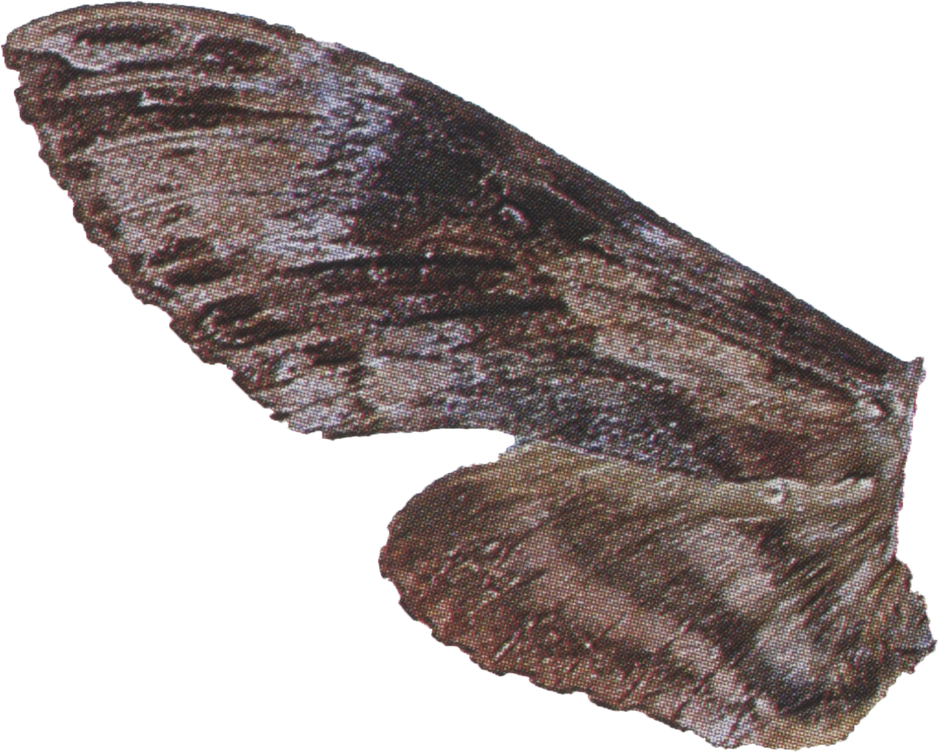
#> input picture files/2a_fasciatus_left_wing.png, 938 x 752 px, shrunk from 1305 x 1047 before the run
$ jupyter execute Untitled3.ipynb
#> lines starting #> are read from the running program, lines starting #| are printed output that depends on the picture; after the words box and inside, x2 and y2 are one past the last pixel; in counts of white or black regions, pixels touching at a corner belong together
[cell 1]
import cv2
import numpy as np

filename = 'files/2a_fasciatus_left_wing.png'
img = cv2.imread(filename)
#> img is the input picture: shape (752, 938, 3); mean B, G, R 165.5, 167, 176
gray = cv2.cvtColor(img,cv2.COLOR_BGR2GRAY)
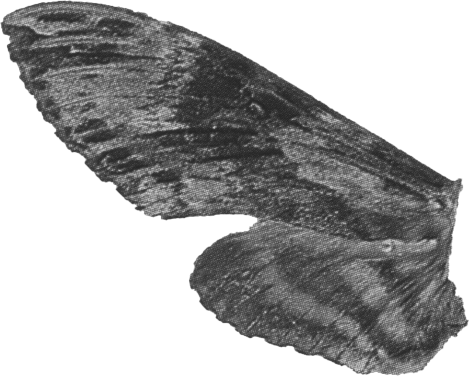
#> gray: shape (752, 938) (shown at 1/2 size); min 31, max 255, mean 169.5

# find Harris corners
gray = np.float32(gray)
dst = cv2.cornerHarris(gray,2,3,0.04)
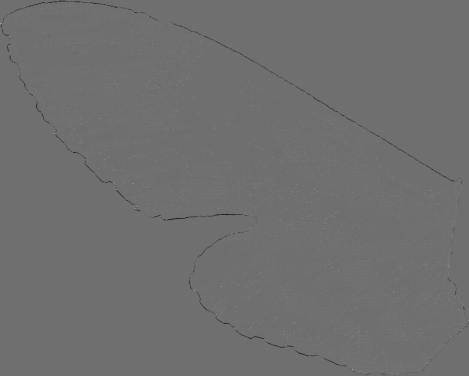
#> dst: shape (752, 938) float32 (shown at 1/2 size); min -26266482, max 33652752, mean 29514.2; drawn with min black and max white
dst = cv2.dilate(dst,None)
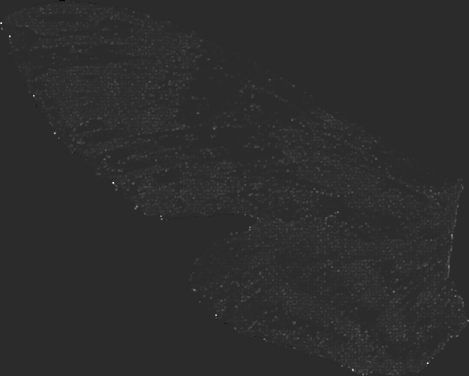
#> dst: shape (752, 938) float32 (shown at 1/2 size); min -6946769, max 33652752, mean 322543.9; drawn with min black and max white
ret, dst = cv2.threshold(dst,0.01*dst.max(),255,0)
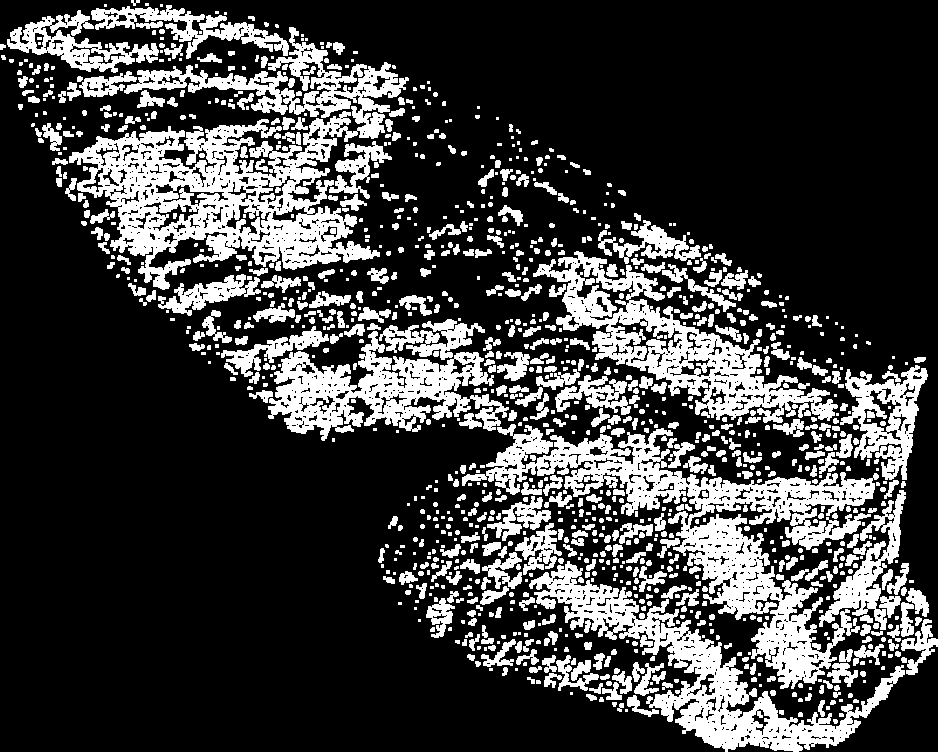
#> dst: shape (752, 938) float32; 24.6% white; 1218 white regions (509 under 20 px), largest, box (x1, y1, x2, y2) and area: (69, 27, 409, 290) 30779, (462, 424, 879, 689) 24695, (529, 561, 905, 752) 14881
#> ret = 336527.5
dst = np.uint8(dst)

# find centroids
ret, labels, stats, centroids = cv2.connectedComponentsWithStats(dst)
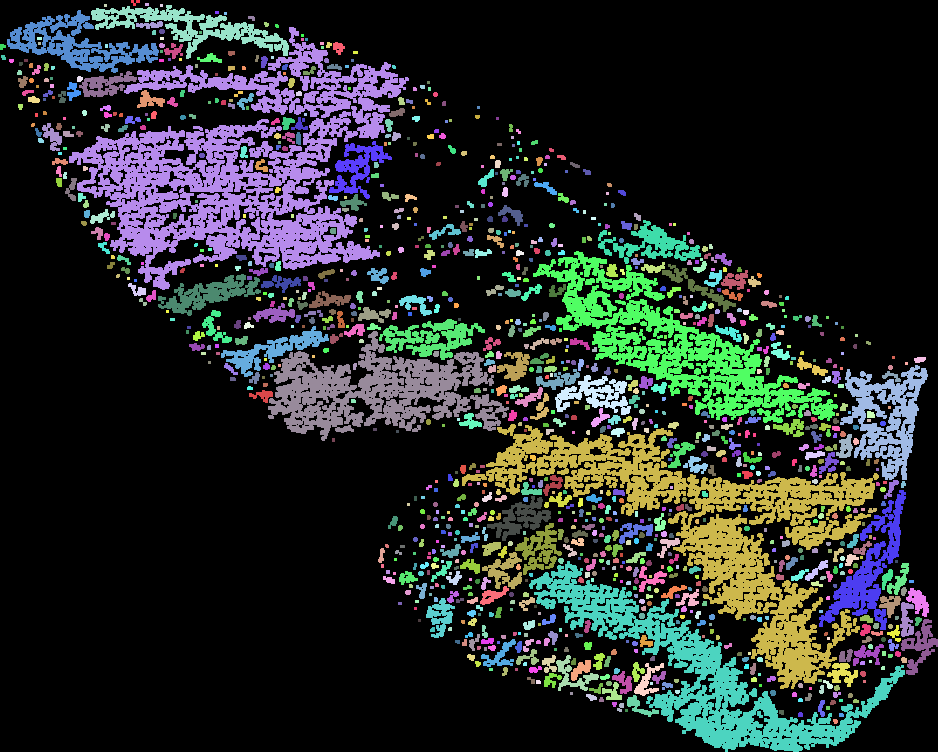
#> labels: shape (752, 938) int32; 1219 distinct labels, from 0 to 1218; one colour per label, 0 black
#> ret = 1219; stats = 1219 rows, first 6: [0, 0, 938, 752, 531663], [131, 0, 9, 6, 30], [145, 3, 4, 3, 12], [104, 4, 3, 3, 9], [160, 4, 3, 3, 9], [91, 5, 198, 54, 3137]; centroids = 1219 pairs, first value 2.04 to 919.7, second value 1.9 to 720.9

# define the criteria to stop and refine the corners
criteria = (cv2.TERM_CRITERIA_EPS + cv2.TERM_CRITERIA_MAX_ITER, 100, 0.001)
corners = cv2.cornerSubPix(gray,np.float32(centroids),(5,5),(-1,-1),criteria)
#> corners = 1219 pairs, first value 1.29 to 923.1, second value 1.98 to 720.9

# Now draw them
res = np.hstack((centroids,corners))
#> res = 1219 rows, first 6: [452.3, 372.1, 447.5, 373.4], [134.8, 1.9, 133.3, 1.98], [146.5, 4, 145.4, 2.95], [105, 5, 105, 5], [161, 5, 161, 2.87], [191, 26.7, 188.2, 28.42]
res = np.int0(res)
#> res = 1219 rows, first 6: [452, 372, 447, 373], [134, 1, 133, 1], [146, 4, 145, 2], [105, 5, 105, 5], [161, 5, 161, 2], [190, 26, 188, 28]
img[res[:,1],res[:,0]]=[0,0,255]
img[res[:,3],res[:,2]] = [0,255,0]
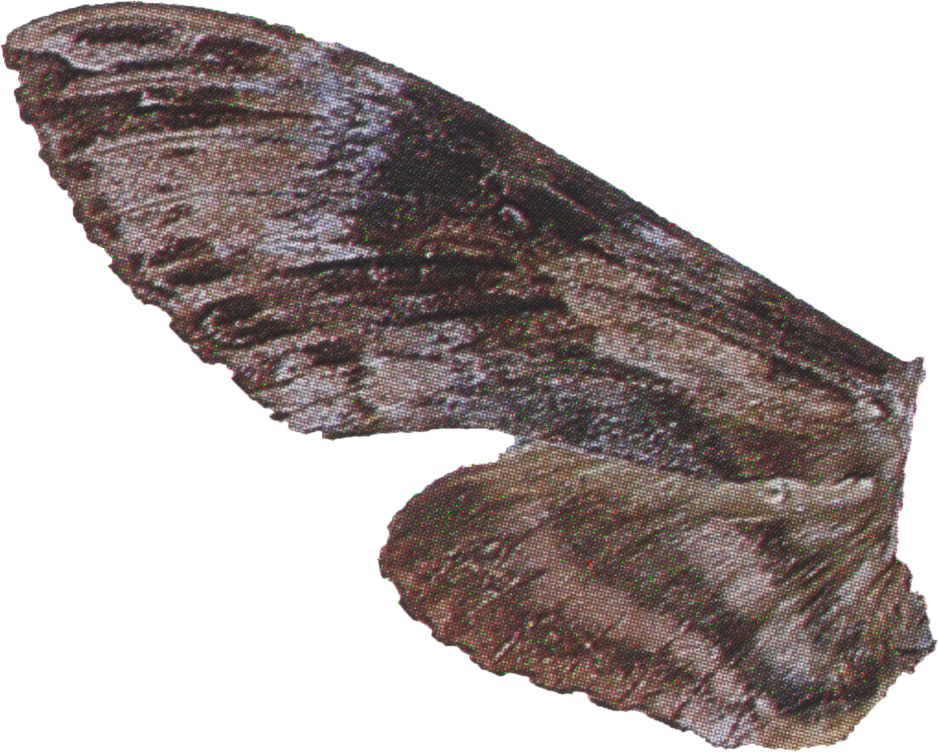
#> img: shape (752, 938, 3); mean B, G, R 165.2, 167.1, 175.9

cv2.imwrite('subpixel5.png',img)
#> Out = True

$ run again, with files/2a_fasciatus_body.png copied over files/2a_fasciatus_left_wing.png
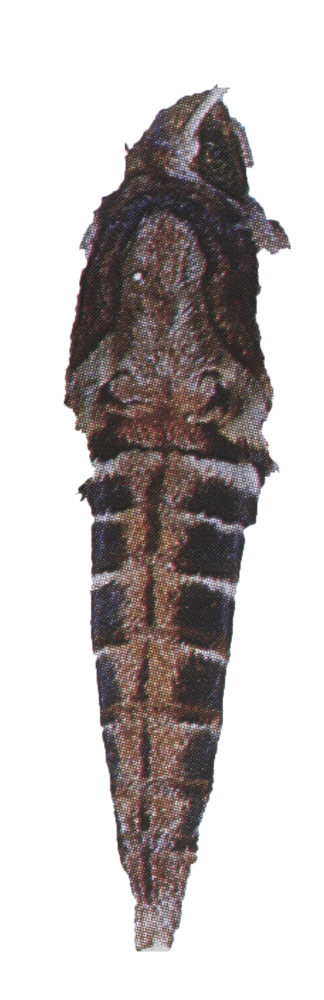
#> input picture files/2a_fasciatus_body.png, 324 x 1000 px, shrunk from 584 x 1803 before the run
#> img is the input picture: shape (1000, 324, 3); mean B, G, R 190.1, 190.6, 195.8
#> `ret, dst = cv2.threshold(dst,0.01*dst.max(),255,0)`:
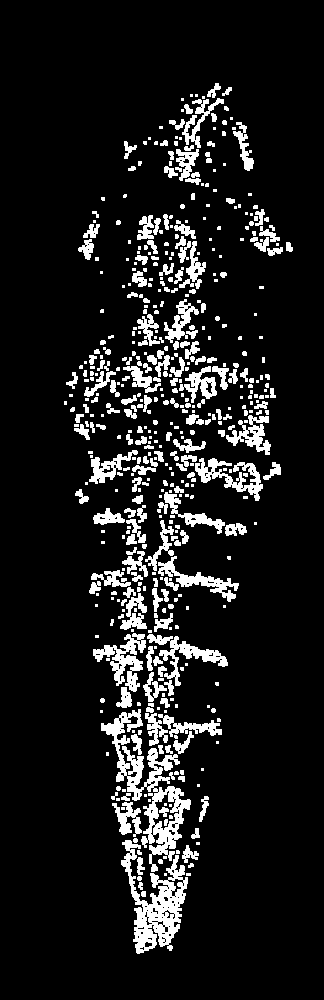
#> dst: shape (1000, 324) float32; 10.9% white; 511 white regions (278 under 20 px), largest, box (x1, y1, x2, y2) and area: (101, 709, 191, 872) 3704, (121, 840, 188, 954) 3010, (93, 633, 146, 692) 1235
#> `ret, dst = cv2.threshold(dst,0.01*dst.max(),255,0)`: ret = 425354.2
#> labels: shape (1000, 324) int32; 512 distinct labels, from 0 to 511
#> `ret, labels, stats, centroids = cv2.connectedComponentsWithStats(dst)`: ret = 512; stats = 512 rows, first 6: [0, 0, 324, 1000, 288558], [207, 83, 14, 15, 93], [222, 87, 10, 9, 45], [190, 94, 3, 3, 9], [195, 94, 3, 3, 9], [202, 96, 3, 3, 9]; centroids = 512 pairs, first value 65 to 288.6, second value 90.32 to 904.2
#> corners = 512 pairs, first value 63.11 to 290.3, second value 87.26 to 904.6
#> `res = np.hstack((centroids,corners))`: res = 512 rows, first 6: [160.8, 495.2, 164.4, 495.3], [213.6, 90.32, 213.6, 90.32], [227, 91.04, 228.8, 87.26], [191, 95, 191.2, 94.83], [196, 95, 191.2, 94.83], [203, 97, 203, 97]
#> `res = np.int0(res)`: res = 512 rows, first 6: [160, 495, 164, 495], [213, 90, 213, 90], [226, 91, 228, 87], [191, 95, 191, 94], [196, 95, 191, 94], [203, 97, 203, 97]
#> `img[res[:,3],res[:,2]] = [0,255,0]`:
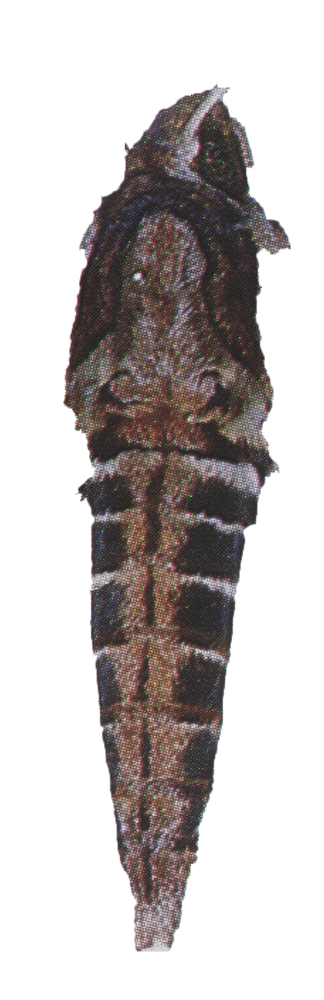
#> img: shape (1000, 324, 3); mean B, G, R 189.8, 190.7, 195.7
#> Out = True

$ run again, with files/2a_fasciatus_right_wing.png copied over files/2a_fasciatus_left_wing.png
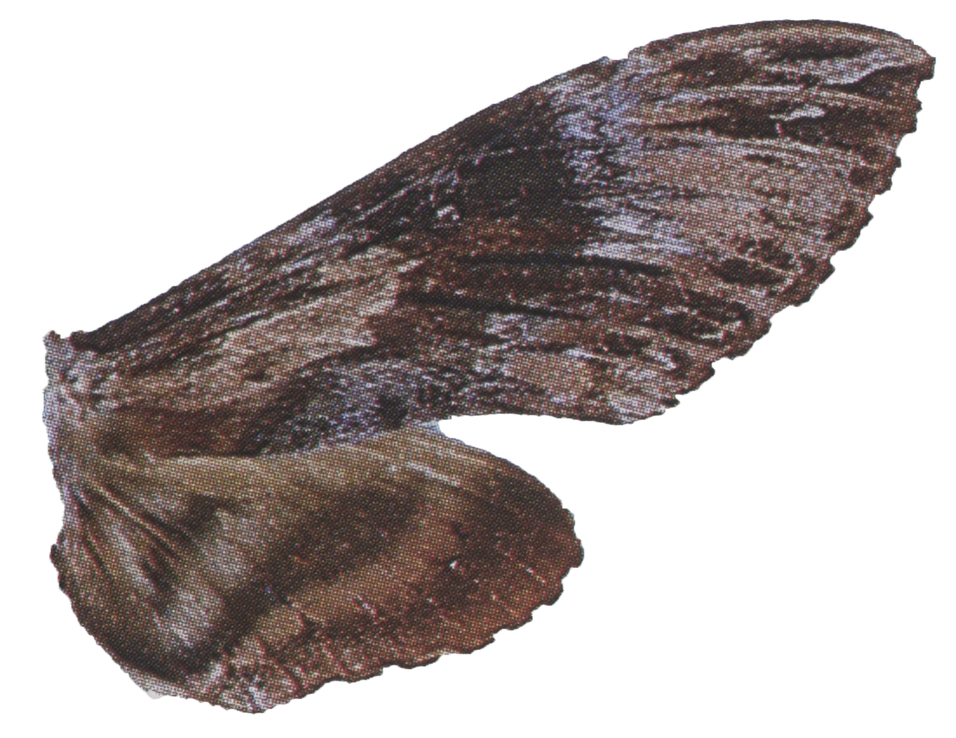
#> input picture files/2a_fasciatus_right_wing.png, 956 x 738 px, shrunk from 1394 x 1077 before the run
#> img is the input picture: shape (738, 956, 3); mean B, G, R 171.4, 172.9, 180.6
#> `ret, dst = cv2.threshold(dst,0.01*dst.max(),255,0)`:
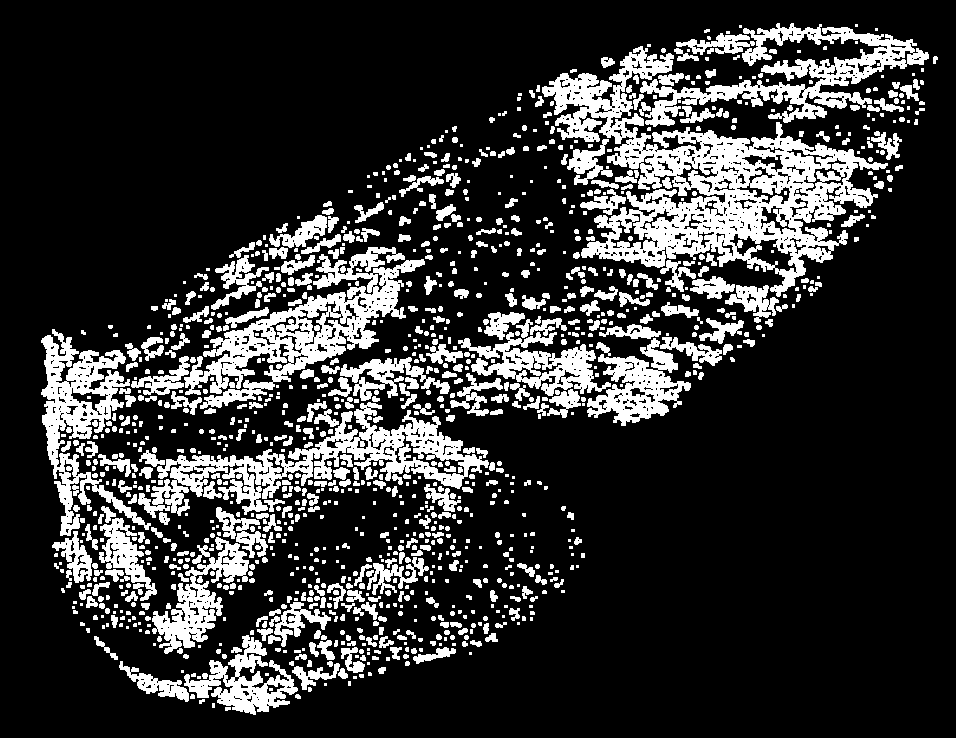
#> dst: shape (738, 956) float32; 19.9% white; 1255 white regions (551 under 20 px), largest, box (x1, y1, x2, y2) and area: (542, 46, 888, 297) 26898, (184, 247, 425, 409) 11298, (138, 402, 489, 518) 10614
#> `ret, dst = cv2.threshold(dst,0.01*dst.max(),255,0)`: ret = 372508.1
#> labels: shape (738, 956) int32; 1256 distinct labels, from 0 to 1255
#> `ret, labels, stats, centroids = cv2.connectedComponentsWithStats(dst)`: ret = 1256; stats = 1256 rows, first 6: [0, 0, 956, 738, 565118], [640, 23, 289, 104, 8560], [739, 25, 3, 3, 9], [855, 24, 3, 3, 9], [704, 29, 6, 4, 19], [875, 28, 3, 3, 9]; centroids = 1256 pairs, first value 55.6 to 934.6, second value 25 to 708.3
#> corners = 1256 pairs, first value 52.28 to 935.4, second value 23.25 to 709.1
#> `res = np.hstack((centroids,corners))`: res = 1256 rows, first 6: [482.6, 373.8, 482.6, 370.9], [794.6, 74.19, 799, 73.57], [740, 26, 742.7, 23.68], [856, 25, 857.9, 23.25], [706.5, 30.42, 705.7, 28.41], [876, 29, 872.4, 26.23]
#> `res = np.int0(res)`: res = 1256 rows, first 6: [482, 373, 482, 370], [794, 74, 798, 73], [740, 26, 742, 23], [856, 25, 857, 23], [706, 30, 705, 28], [876, 29, 872, 26]
#> `img[res[:,3],res[:,2]] = [0,255,0]`:
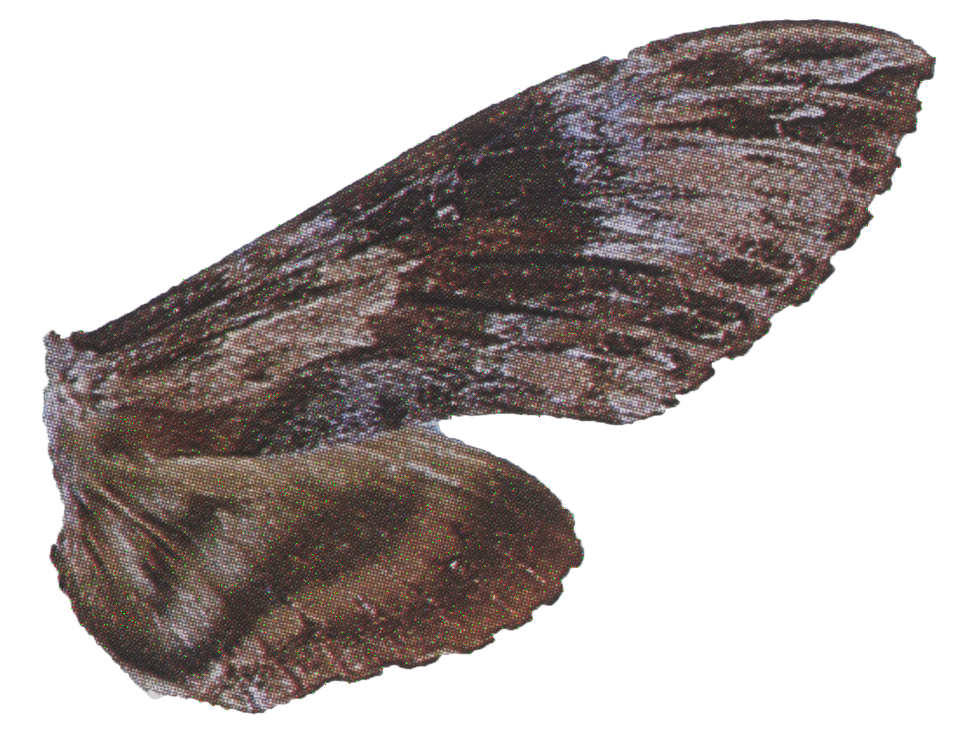
#> img: shape (738, 956, 3); mean B, G, R 171.2, 173, 180.5
#> Out = True
